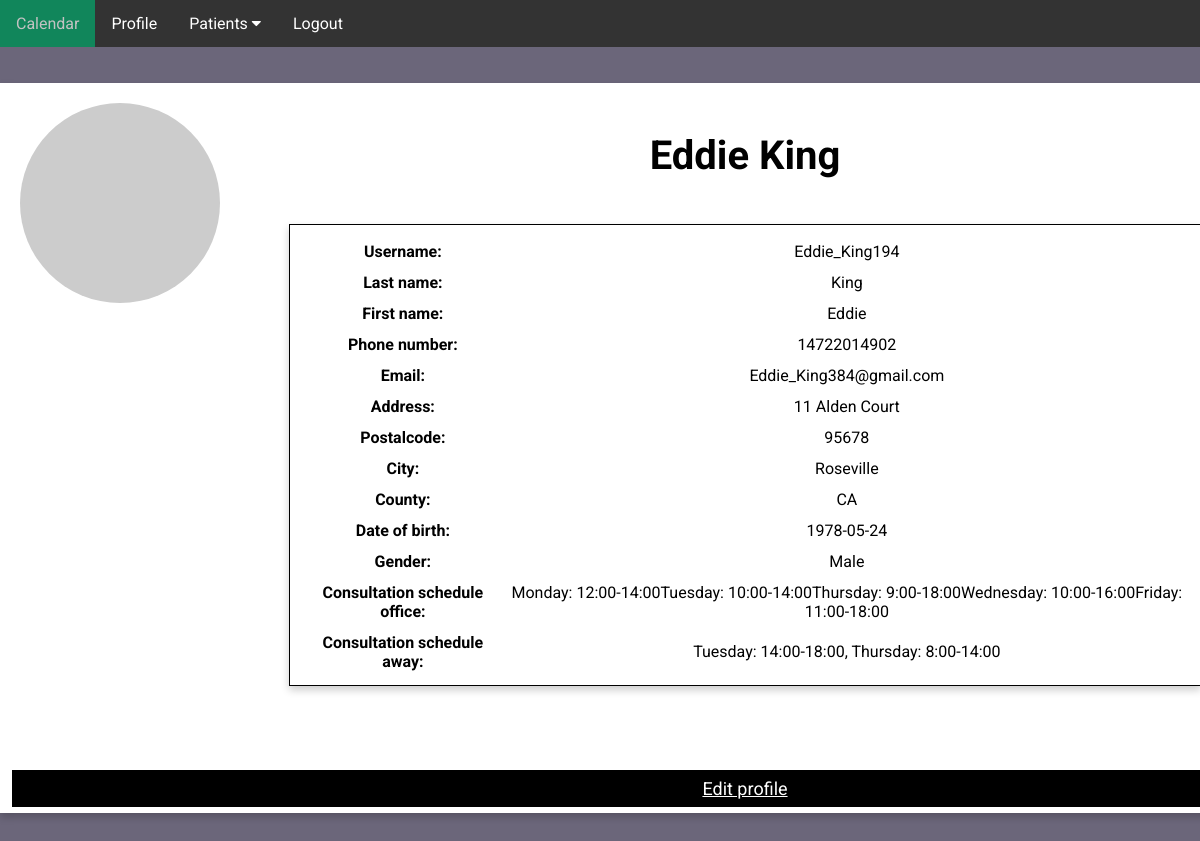
/medic-profile (signed in), run on the app's committed database.
### app/domain/entities.py (models this page shows, shortened)
class Doctor(db.Model):
    __tablename__ = "doctor"
    id = db.Column(db.Integer, primary_key=True)
    username = db.Column(db.String(64), index=True, unique=True)
    first_name = db.Column(db.String(64), index=True)
    last_name = db.Column(db.String(64), index=True)
    phone_number = db.Column(db.Integer, index=True, unique=True)
    email = db.Column(db.String(128), index=True, unique=True)
    address = db.Column(db.String(256), index=True)
    postalcode = db.Column(db.String(256), index=True)
    city = db.Column(db.String(256), index=True)
    state = db.Column(db.String(256), index=True)
    birth_date = db.Column(db.String(128), index=True)
    gender = db.Column(db.String(8), index=True)
    consultation_schedule_office = db.Column(db.String(128), index=True)
    consultation_schedule_away = db.Column(db.String(128), index=True)
    assistants_schedule = db.Column(db.String(128), index=True)
    password_hash = db.Column(db.String(256), index=True)
    medical_proof = db.Column(db.String(256))
    profile_picture = db.Column(db.String(256))
    patients = db.relationship('Patient', backref='doctor')
    consultations = db.relationship('Consultation', backref='doctor')
    @property
    def number_of_patients(self):
        return len(self.patients)
    def avatar(self, size):
        digest = md5(self.email.lower().encode('utf-8')).hexdigest()
        return 'https://www.gravatar.com/avatar/{}?d=identicon&s={}'.format(
            digest, size)

### app/ui/ui.py (the view)
    @staticmethod
    @app.route('/medic-profile')
    def medic_profile():
        if "doctor" not in service.session:
            return redirect(url_for('home'))
        doctor = service.get_doctor_by_id(service.session['doctor'])
        return render_template('medic-profile.html', doctor=doctor)

### app/repository/database.py (called while the page is built)
    def find_doctor_by_id(self, doctor_id):
        doctor = self.db.session.get(Doctor, doctor_id)
        if doctor is None:
            raise ValueError("Doctor not found")
        return doctor

### app/service/service.py (called while the page is built)
    def get_doctor_by_id(self, doctor_id):
        return self.db.find_doctor_by_id(doctor_id)

### app/ui/ui.py (called while the page is built)
    @staticmethod
    @app.before_request
    def before_request():
        flask.session.permanent = True
        app.permanent_session_lifetime = datetime.timedelta(minutes=5)
        flask.session.modified = True

### app/templates/medic-profile.html (shortened to what this page needs)
<!DOCTYPE html>
<html lang="en">
<head>
    <link rel="stylesheet" href="../static/main-style.css">
    <link rel="stylesheet" href="https://cdnjs.cloudflare.com/ajax/libs/font-awesome/4.7.0/css/font-awesome.min.css">
</head>
<body>
    <section class="header">
            <div class="navbar">
                <a href="/medic-home">Calendar</a>
                <a href="/medic-profile">Profile</a>
                <div class="dropdown">
                    <button class="dropbtn">Patients
                        <i class="fa fa-caret-down"></i>
                    </button>
                </div>
                <a href="{{ url_for('logout') }}">Logout</a>
            </div>
            <div class="main-box">
                {% if doctor.profile_picture==None %}
                    <img src="{{ doctor.avatar(128) }}" class="profile-img" alt="{{ doctor.username }}">
                {% else %}
                    <img src="../static/files/profile_picture_doctor/{{doctor.profile_picture}}" class="profile-img" alt="{{ doctor.username }}">
                {% endif %}
                  <h1 class="name">{{doctor.first_name}} {{doctor.last_name}}</h1>
                  <div class="profile-box">
                    <table class="medic-table">
                        <tr>
                            <th>Username:</th>
                            <td>{{doctor.username}}</td>
                        </tr>
                        <tr>
                            <th>Last name:</th>
                            <td>{{doctor.last_name}}</td>
                        </tr>
                        <tr>
                            <th>First name:</th>
                            <td>{{doctor.first_name}}</td>
                        </tr>
                        <tr>
                            <th>Phone number:</th>
                            <td>{{doctor.phone_number}}</td>
                        </tr>
                        <tr>
                            <th>Email:</th>
                            <td>{{doctor.email}}</td>
                        </tr>
                        <tr>
                            <th>Address:</th>
                            <td>{{doctor.address}}</td>
                        </tr>
                        <tr>
                            <th>Postalcode:</th>
                            <td>{{doctor.postalcode}}</td>
                        </tr>
                        <tr>
                            <th>City:</th>
                            <td>{{doctor.city}}</td>
                        </tr>
                        <tr>
                            <th>County:</th>
                            <td>{{doctor.state}}</td>
                        </tr>
                        <tr>
                            <th>Date of birth:</th>
                            <td>{{doctor.birth_date}}</td>
                        </tr>
                        <tr>
                            <th>Gender:</th>
                            <td>{{doctor.gender}}</td>
                        </tr>
                        <tr>
                            <th>Consultation schedule office:</th>
                            <td>{{doctor.consultation_schedule_office}}</td>
                        </tr>
                        <tr>
                            <th>Consultation schedule away:</th>
                            <td>{{doctor.consultation_schedule_away}}</td>
                        </tr>
                        <tr>
                            <th>Assistants schedule:</th>
                            <td>{{doctor.assistants_schedule}}</td>
                        </tr>
                    </table>
                  </div>
                  <p><a href="/edit-medic" class="contact-btn">Edit profile</a></p>
            </div>
    </section>
</body>
</html>

### app/static/main-style.css (style rules this page uses)
* { margin: 0; padding: 0; font-family: 'Roboto', sans-serif; }
.header { min-height: 100vh; width: 100%; background-color:#6b667a; background-position: center; background-size: cover; position: relative; overflow: auto; }
.navbar { overflow: auto; background-color: #333; font-family: Arial; }
.navbar a { left: 80px; float: left; font-size: 16px; color: white; text-align: center; padding: 14px 16px; text-decoration: none; }
.dropdown { float: left; overflow: hidden; }
.dropdown .dropbtn { font-size: 16px; border: none; outline: none; color: white; padding: 14px 16px; background-color: inherit; font-family: inherit; margin: 0; }
.main-box { box-shadow: 0 4px 8px 0 rgba(0, 0, 0, 0.2); width: 1480px; height: 720px; position: relative; margin: 3% auto; background: #fff; padding: 5px; text-align: center; }
.name { margin: 3% auto; font-size: 40px; }
.contact-btn { position: relative; top: 40px; border: none; outline: 0; display: inline-block; padding: 8px; color: white; background-color: #000; text-align: center; cursor: pointer; width: 98%; font-size: 18px; }
.profile-img { width: 200px; position: absolute; top: 20px; left: 20px; border-radius: 50%; }
.profile-box { width: 900px; height: 450px; border: 1px solid #000; box-shadow: 0 4px 8px 0 rgba(0, 0, 0, 0.2); position: relative; margin: 3% auto; background: #fff; padding: 5px; overflow: auto; text-align: center; }
.medic-table, th, td { margin: auto; padding: 5px; }

### data on the page
Doctor: first_name "Eddie", last_name "King", username "Eddie_King194", phone_number "14722014902", email "Eddie_King384@gmail.com", address "11 Alden Court", postalcode "95678", city "Roseville", state "CA", birth_date "1978-05-24", gender "Male", consultation_schedule_office "Monday: 12:00-14:00Tuesday: 10:00-14:00Thursday: 9:00-18:00Wednesday: 10:00-16:00Friday: 11:00-18:00", consultation_schedule_away "Tuesday: 14:00-18:00, Thursday: 8:00-14:00"
